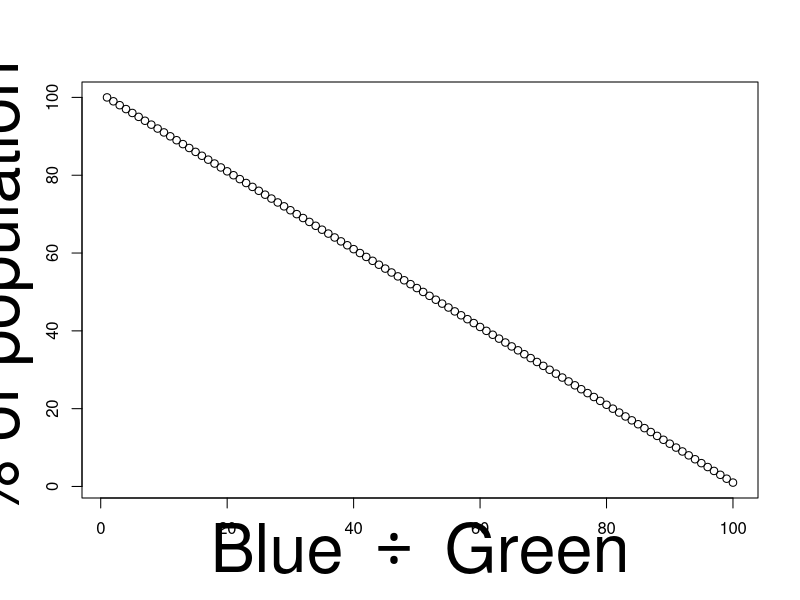

Here is the R script that generated this plot:
# plotmath & expression

plot(x = c(1:100), 
     y = c(100:1),
     cex.lab = 4,
     ylab = "% of population",
     xlab = expression("Blue " %/% " Green"))
